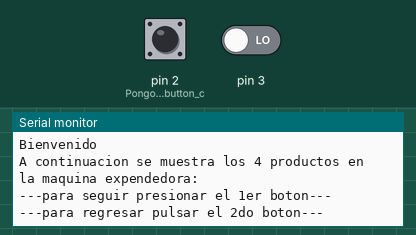
This sketch was run on a simulated Arduino Uno, built with avr-gcc and run on an emulated ATmega328P. Parts: the last lines printed to the serial monitor. Inputs (shaded band) come from the test bench; at power-on: pin 2 (Pongo_los_3_push_button_c) LOW, pin 3 LOW.

Above: at 1.3 s.
1.4 s: pin 2 (Pongo_los_3_push_button_c) pulled HIGH for 0.15 s
At 2.6 s:
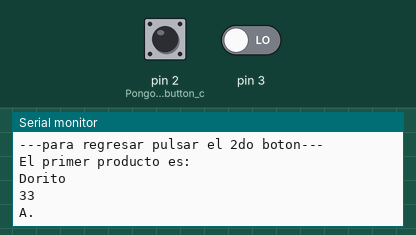
3.0 s: pin 3 driven HIGH
At 3.8 s:
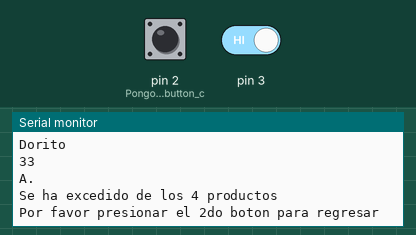
Timing chart, 0 to 6.0 s (numbered marks = the images above; inputs shaded):
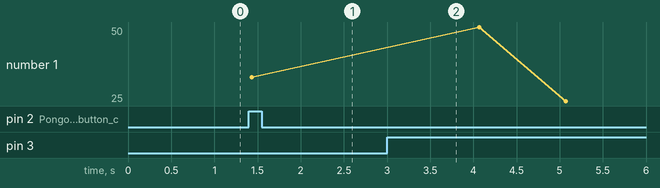

The sketch:

Codigo_practica_3_Taller_II.ino
```cpp
/*
   Fundacion Kinal
   Centro educativo tecnico laboral Kinal
   Quinto perito
   Quinto electronica
   Codigo Tecnico: EB5AV
   Curso: Taller de electronica digital y reparacion de computadoras I
   Proyecto: Practica_3 Bimestre II
   Dev: Sebastian Enrique Lemus Salvador
   Fecha: 19 de abril

   Link de la simulación en Tinkercad: https://www.tinkercad.com/things/7O4lBu4a2Rl-practica-3-taller-ii-bimestre

*/

#define pausa delay(1000);

byte producto = 0;

struct stocks_productos{
  char Nombre[50];
  byte Cantidad;
  char Variable[50];
};

stocks_productos Dorito = {"Dorito", 33, "A."};
stocks_productos CocaCola = {"CocaCola", 45, "B."};
stocks_productos Tortrix = {"Tortrix de Limon", 25, "C."};
stocks_productos Hersheys = {"Hershey Blanco", 50, "D."};


void setup() {
  Serial.begin(9600); // Inicio la comunicación serial.
  pinMode(2, INPUT);  // Pongo los 3 push button como entrada
  pinMode(3, INPUT);

  Serial.println("Bienvenido  \n");
  Serial.println("A continuacion se muestra los 4 productos en la maquina expendedora: \n");
  Serial.println("---para seguir presionar el 1er boton---\n---para regresar pulsar el 2do boton--- \n");
}

int maquina_expendedora(){

  if(producto == 1){
    Serial.println("El primer producto es: \n");
    Serial.println(Dorito.Nombre);
    Serial.println(Dorito.Cantidad);
    Serial.println(Dorito.Variable);
    Serial.println("\n");
    pausa;
  }
  if(producto == 2){
    Serial.println("El segundo producto es: \n");
    Serial.println(CocaCola.Nombre);
    Serial.println(CocaCola.Cantidad);
    Serial.println(CocaCola.Variable);
    Serial.println("\n");
    pausa;
  }
  if(producto == 3){
    Serial.println("El tercer producto es: \n");
    Serial.println(Tortrix.Nombre);
    Serial.println(Tortrix.Cantidad);
    Serial.println(Tortrix.Variable);
    Serial.println("\n");
    pausa;
  }
  if(producto == 4){
    Serial.println("El cuarto producto es: \n");
    Serial.println(Hersheys.Nombre);
    Serial.println(Hersheys.Cantidad);
    Serial.println(Hersheys.Variable);
    Serial.println("\n");
    pausa;
  }
  if(producto == 5){
    Serial.println("Se ha excedido de los 4 productos \n");
    Serial.println("Por favor presionar el 2do boton para regresar \n");
    pausa;
  }
}

void loop(){
  if (digitalRead(2) == HIGH) {
    producto = (producto + 1);
    maquina_expendedora();
  }
  if (digitalRead(3) == HIGH) {
    producto = (producto - 1);
    maquina_expendedora();
  }
}
```

Measured:
- after the input at 1.4 s, the serial monitor: prints a new line at once (image 1)
- after the input at 3.0 s, the serial monitor: prints a new line at once (image 2)
